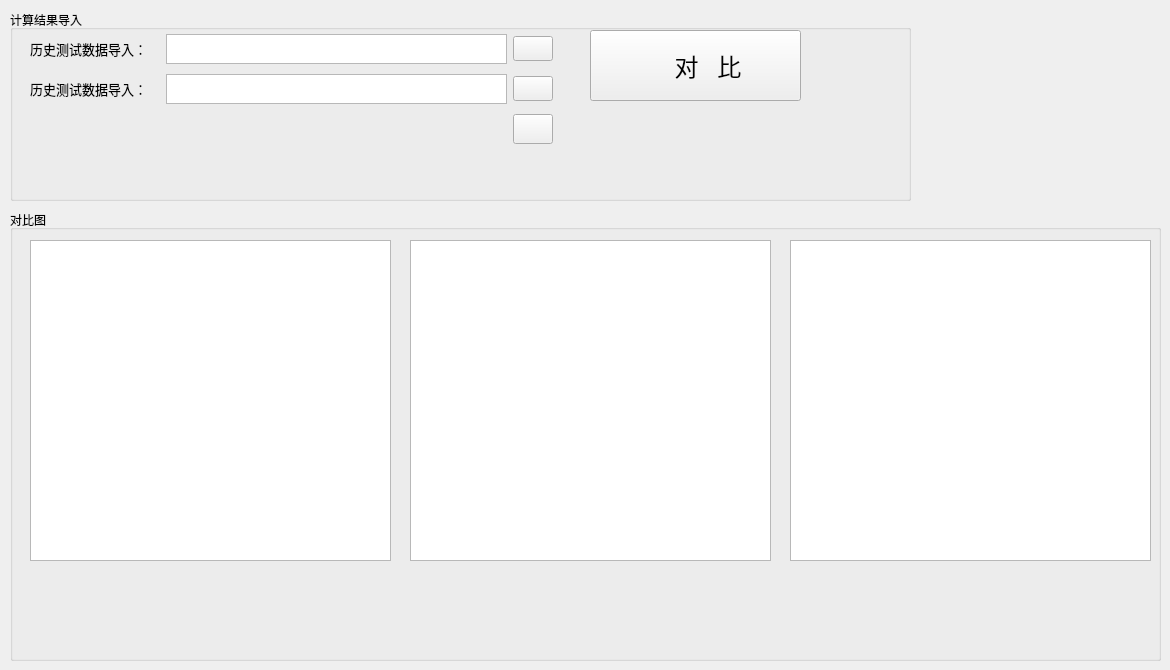
      <widget class="QWidget" name="Compare_Results_tab">
       <attribute name="title">
        <string>Compare Results</string>
       </attribute>
       <widget class="QGroupBox" name="groupBox_3">
        <property name="geometry">
         <rect>
          <x>10</x>
          <y>10</y>
          <width>901</width>
          <height>191</height>
         </rect>
        </property>
        <property name="title">
         <string>计算结果导入</string>
        </property>
        <widget class="QWidget" name="verticalLayoutWidget_2">
         <property name="geometry">
          <rect>
           <x>20</x>
           <y>20</y>
           <width>523</width>
           <height>120</height>
          </rect>
         </property>
         <layout class="QVBoxLayout" name="verticalLayout_4">
          <item>
           <layout class="QHBoxLayout" name="horizontalLayout_2">
            <item>
             <widget class="QLabel" name="label_9">
              <property name="minimumSize">
               <size>
                <width>130</width>
                <height>20</height>
               </size>
              </property>
              <property name="maximumSize">
               <size>
                <width>60</width>
                <height>20</height>
               </size>
              </property>
              <property name="font">
               <font>
                <family>Microsoft YaHei</family>
                <pointsize>10</pointsize>
               </font>
              </property>
              <property name="text">
               <string>历史测试数据导入：</string>
              </property>
             </widget>
            </item>
            <item>
             <widget class="QPlainTextEdit" name="plainTextEdit_6">
              <property name="sizePolicy">
               <sizepolicy hsizetype="Fixed" vsizetype="Expanding">
                <horstretch>0</horstretch>
                <verstretch>0</verstretch>
               </sizepolicy>
              </property>
              <property name="maximumSize">
               <size>
                <width>400</width>
                <height>30</height>
               </size>
              </property>
             </widget>
            </item>
            <item>
             <widget class="QPushButton" name="Input_Test_data_2">
              <property name="sizePolicy">
               <sizepolicy hsizetype="Fixed" vsizetype="Fixed">
                <horstretch>0</horstretch>
                <verstretch>0</verstretch>
               </sizepolicy>
              </property>
              <property name="minimumSize">
               <size>
                <width>40</width>
                <height>25</height>
               </size>
              </property>
              <property name="styleSheet">
               <string notr="true">QPushButton{border-image: url(./Image/file.png);}
</string>
              </property>
              <property name="text">
               <string/>
              </property>
             </widget>
            </item>
           </layout>
          </item>
          <item>
           <layout class="QHBoxLayout" name="horizontalLayout_3">
            <item>
             <widget class="QLabel" name="label_17">
              <property name="minimumSize">
               <size>
                <width>130</width>
                <height>20</height>
               </size>
              </property>
              <property name="maximumSize">
               <size>
                <width>60</width>
                <height>20</height>
               </size>
              </property>
              <property name="font">
               <font>
                <family>Microsoft YaHei</family>
                <pointsize>10</pointsize>
               </font>
              </property>
              <property name="text">
               <string>历史测试数据导入：</string>
              </property>
             </widget>
            </item>
            <item>
             <widget class="QPlainTextEdit" name="plainTextEdit_7">
              <property name="sizePolicy">
               <sizepolicy hsizetype="Fixed" vsizetype="Expanding">
                <horstretch>0</horstretch>
                <verstretch>0</verstretch>
               </sizepolicy>
              </property>
              <property name="maximumSize">
               <size>
                <width>400</width>
                <height>30</height>
               </size>
              </property>
             </widget>
            </item>
            <item>
             <widget class="QPushButton" name="Input_Test_data_3">
              <property name="sizePolicy">
               <sizepolicy hsizetype="Fixed" vsizetype="Fixed">
                <horstretch>0</horstretch>
                <verstretch>0</verstretch>
               </sizepolicy>
              </property>
              <property name="minimumSize">
               <size>
                <width>40</width>
                <height>25</height>
               </size>
              </property>
              <property name="styleSheet">
               <string notr="true">QPushButton{border-image: url(./Image/file.png);}
</string>
              </property>
              <property name="text">
               <string/>
              </property>
             </widget>
            </item>
           </layout>
          </item>
          <item>
           <layout class="QHBoxLayout" name="horizontalLayout_4">
            <item>
             <spacer name="horizontalSpacer">
              <property name="orientation">
               <enum>Qt::Horizontal</enum>
              </property>
              <property name="sizeHint" stdset="0">
               <size>
                <width>40</width>
                <height>20</height>
               </size>
              </property>
             </spacer>
            </item>
            <item>
             <widget class="QPushButton" name="pushButton_2">
              <property name="minimumSize">
               <size>
                <width>30</width>
                <height>30</height>
               </size>
              </property>
              <property name="styleSheet">
               <string notr="true">QPushButton{border-image: url(./Image/PlusIcon_2.png);}
</string>
              </property>
              <property name="text">
               <string/>
              </property>
             </widget>
            </item>
           </layout>
          </item>
         </layout>
        </widget>
        <widget class="QPushButton" name="SysGain_cal_2">
         <property name="geometry">
          <rect>
           <x>580</x>
           <y>20</y>
           <width>211</width>
           <height>71</height>
          </rect>
         </property>
         <property name="font">
          <font>
           <family>Microsoft YaHei</family>
           <pointsize>18</pointsize>
          </font>
         </property>
         <property name="styleSheet">
          <string notr="true">QPushButton{border-image: url(./Image/RunIcon.png);}
</string>
         </property>
         <property name="text">
          <string>    对   比</string>
         </property>
        </widget>
       </widget>
       <widget class="QGroupBox" name="groupBox_4">
        <property name="geometry">
         <rect>
          <x>10</x>
          <y>210</y>
          <width>1151</width>
          <height>451</height>
         </rect>
        </property>
        <property name="title">
         <string>对比图</string>
        </property>
        <widget class="QGraphicsView" name="graphicsView_5">
         <property name="geometry">
          <rect>
           <x>20</x>
           <y>30</y>
           <width>361</width>
           <height>321</height>
          </rect>
         </property>
        </widget>
        <widget class="QGraphicsView" name="graphicsView_6">
         <property name="geometry">
          <rect>
           <x>400</x>
           <y>30</y>
           <width>361</width>
           <height>321</height>
          </rect>
         </property>
        </widget>
        <widget class="QGraphicsView" name="graphicsView_8">
         <property name="geometry">
          <rect>
           <x>780</x>
           <y>30</y>
           <width>361</width>
           <height>321</height>
          </rect>
         </property>
        </widget>
       </widget>
      </widget>
